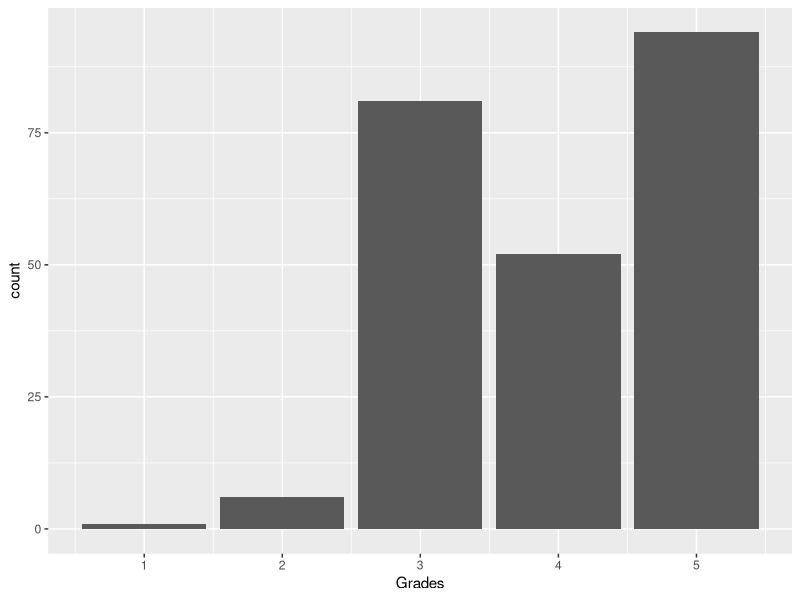
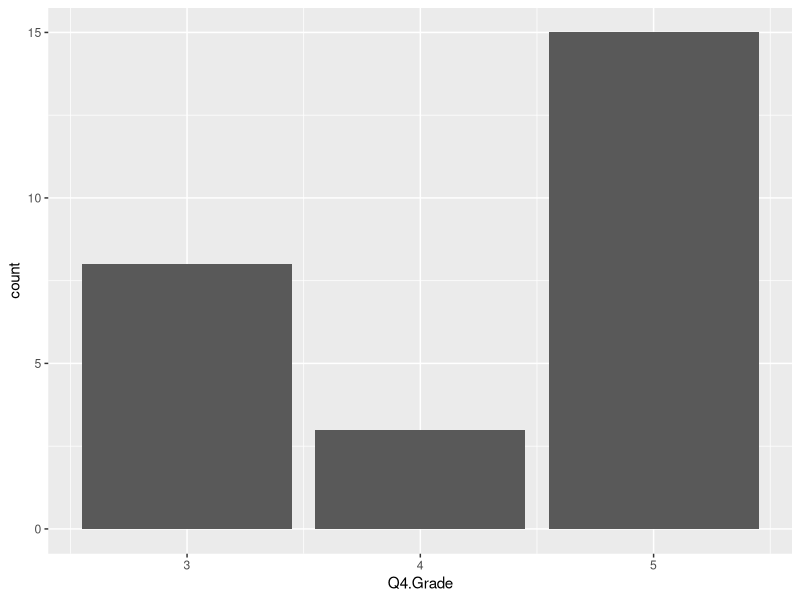
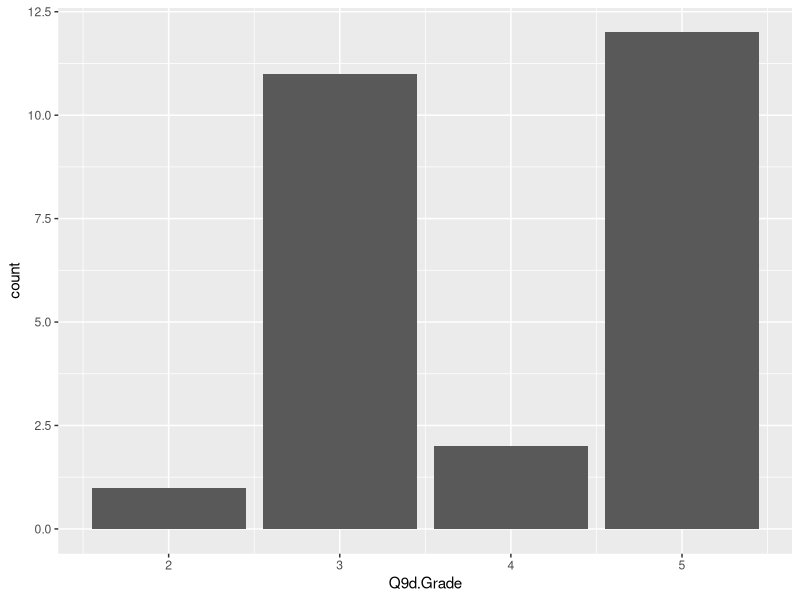
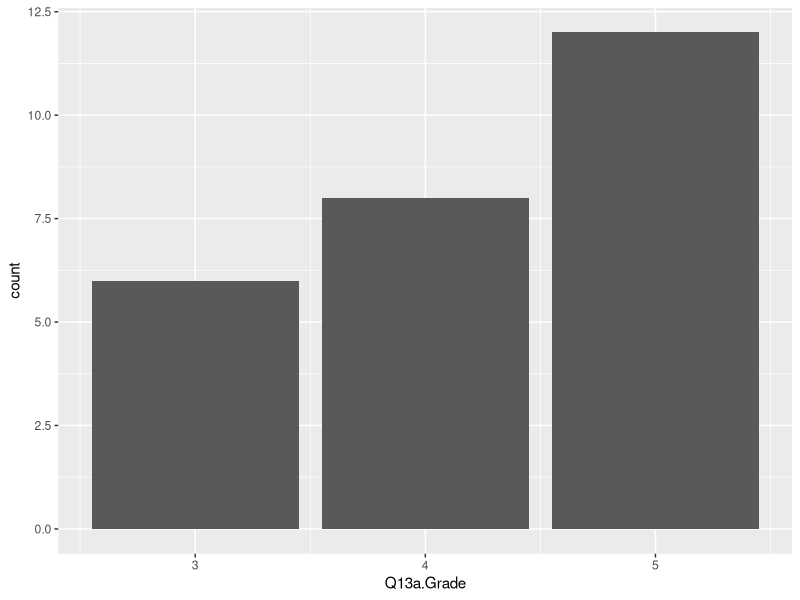
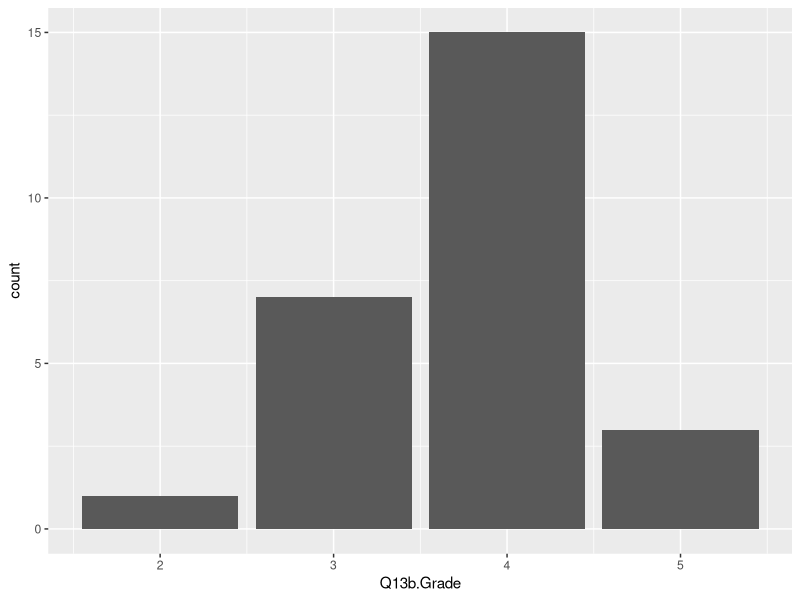
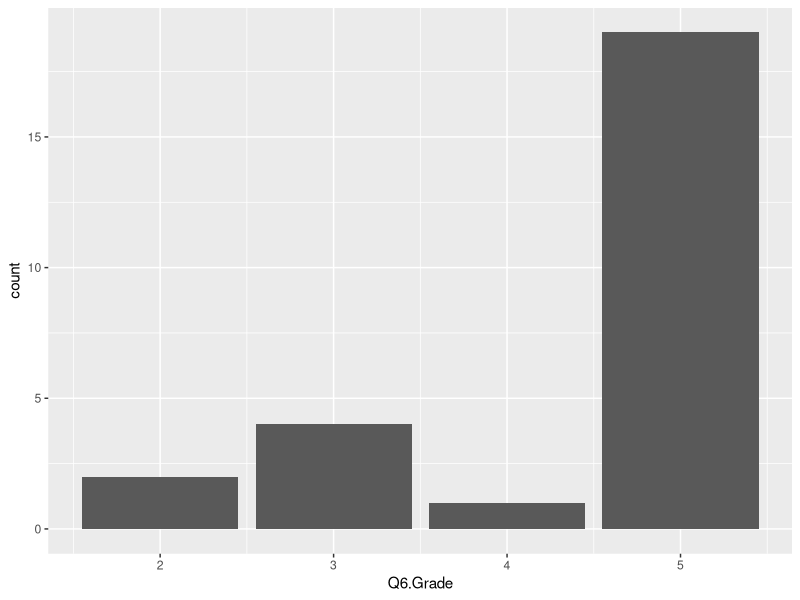
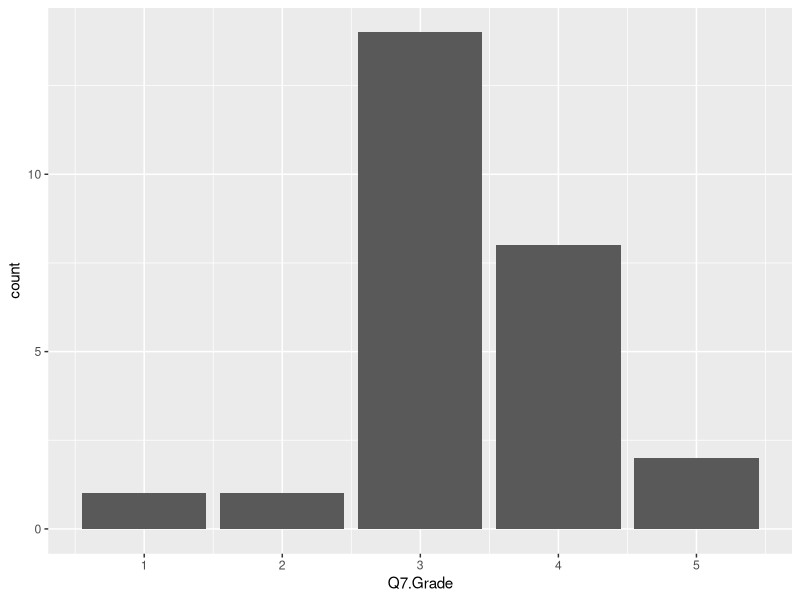
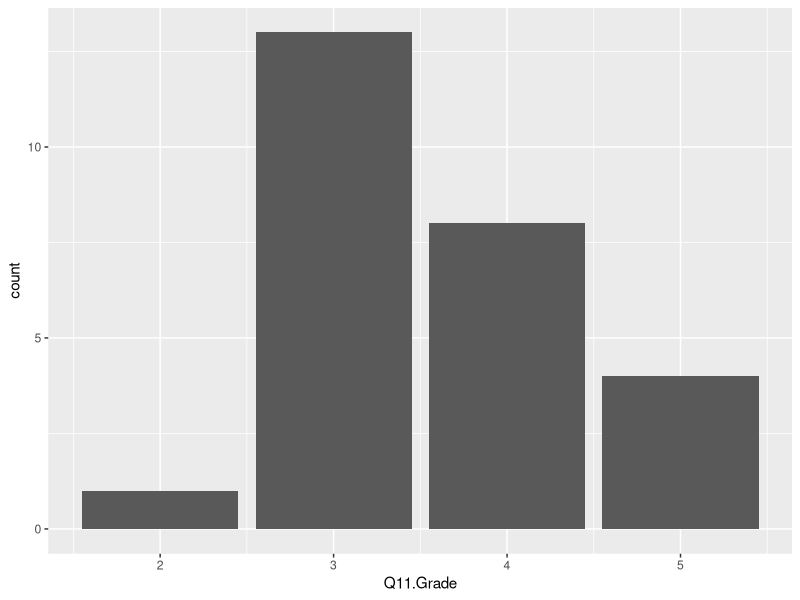

Recreate these plots in R, in order.
## ---- chunk 1
knitr::opts_chunk$set(echo = TRUE)
## ---- chunk 2
setwd("~/Documents/FROST-SUMMER-2022")

library(tidyverse)
library(readxl)  
CK3.2 <- read_excel("FROST Grading CK 3.2_final.xlsx")
## ---- chunk 3
CK3.2_clean <- drop_na(CK3.2)
CK3.2_clean = subset(CK3.2_clean, select = -c(Student, GroupCK.3.2))
## ---- chunk 4
CK3.2_all <- data.frame(unlist(CK3.2_clean))
colnames(CK3.2_all)[1] <- "Grades"
## ---- chunk 5
CK3.2_all %>%
  count(Grades)
## ---- chunk 6
CK3.2_all %>%
  ggplot() +
  geom_bar(aes(x = Grades))
## ---- chunk 7
CK3.2_clean %>%
  count(Q4.Grade)
## ---- chunk 8
CK3.2_clean %>%
  ggplot() +
  geom_bar(aes(x = Q4.Grade))
## ---- chunk 9
CK3.2_clean %>%
  count(Q9d.Grade)
## ---- chunk 10
CK3.2_clean %>%
  ggplot() +
  geom_bar(aes(x = Q9d.Grade))
## ---- chunk 11
CK3.2_clean %>%
  count(Q13a.Grade)
## ---- chunk 12
CK3.2_clean %>%
  ggplot() +
  geom_bar(aes(x = Q13a.Grade))
## ---- chunk 13
CK3.2_clean %>%
  count(Q13b.Grade)
## ---- chunk 14
CK3.2_clean %>%
  ggplot() +
  geom_bar(aes(x = Q13b.Grade))
## ---- chunk 15
CK3.2_clean %>%
  count(Q6.Grade)
## ---- chunk 16
CK3.2_clean %>%
  ggplot() +
  geom_bar(aes(x = Q6.Grade))
## ---- chunk 17
CK3.2_clean %>%
  count(Q7.Grade)
## ---- chunk 18
CK3.2_clean %>%
  ggplot() +
  geom_bar(aes(x = Q7.Grade))
## ---- chunk 19
CK3.2_clean %>%
  count(Q11.Grade)
## ---- chunk 20
CK3.2_clean %>%
  ggplot() +
  geom_bar(aes(x = Q11.Grade))
## ---- chunk 21
CK3.2_clean %>%
  count(Q14.Grade)
## ---- chunk 22
CK3.2_clean %>%
  ggplot() +
  geom_bar(aes(x = Q14.Grade))
## ---- chunk 23
CK3.2_clean %>%
  count(Q17.Grade)
## ---- chunk 24
CK3.2_clean %>%
  ggplot() +
  geom_bar(aes(x = Q17.Grade))
